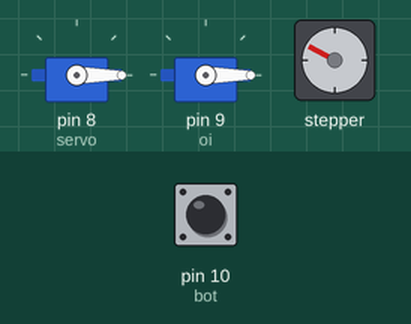
Recording of a sketch running on a simulated Arduino Uno, built with avr-gcc and run on an emulated ATmega328P. On the bench: 2 × servo, stepper motor. The inputs (shaded band) are chosen by the test bench; at power-on: pin 10 (bot) HIGH. Stepper angles assume 2048 steps per turn.

Above: at 4.8 s.
4.9 s: pin 10 (bot) pulled LOW for 2.35 s
At 6.42 s:
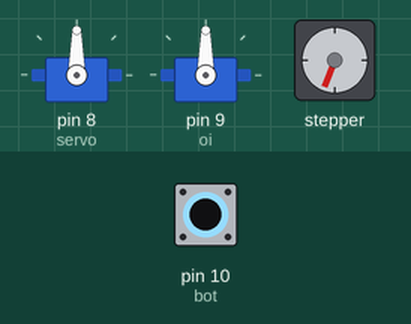
8.7 s: pin 10 (bot) pulled LOW for 2.35 s
At 10.18 s:
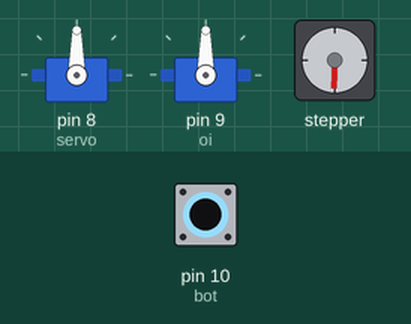
15.9 s: pin 10 (bot) pulled LOW for 2.35 s
At 16.44 s:
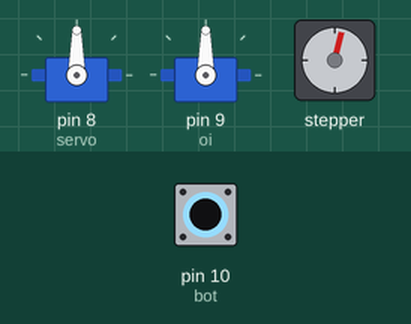
19.7 s: pin 10 (bot) driven LOW
At 19.89 s:
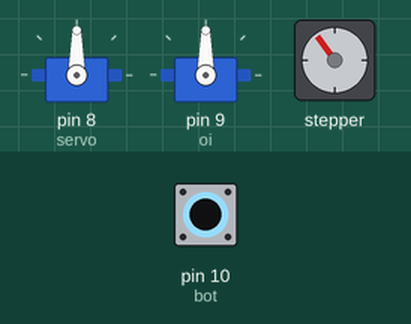
Timing chart, 0 to 32.7 s (numbered marks = the images above; inputs shaded):
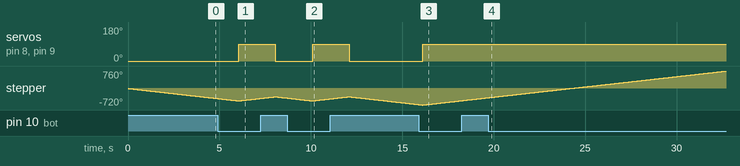

The sketch:

mascaraCaine.ino
```cpp
#include <Stepper.h>
#include <Servo.h>

Servo ois;
Servo meuServo;

// Pinos alterados para NÃO dar conflito com o motor de passo (4, 5, 6, 7)
int oi = 9;        // Antes era 7
int servo = 8;     // Antes era 6
int bot = 10;      // Botão no pino 10

const int passosPorVolta = 2048;

// Motor de passo usa os pinos 7, 6, 5 e 4
Stepper meuMotor(passosPorVolta, 7, 6, 5, 4);

void setup() {
  meuServo.attach(servo);
  pinMode(bot, INPUT_PULLUP);
  ois.attach(oi);
  meuMotor.setSpeed(15);
}

void loop() {
  // Como usa INPUT_PULLUP, o botão vira LOW quando é pressionado
  if (digitalRead(bot) == LOW) {
    meuServo.write(90);
    ois.write(90);
    meuMotor.step(1024); // Gira meio ambiente (meia volta)
    //delay(15);           // Delay opcional para o servo se mover
  }
  else {
    meuServo.write(0);
    ois.write(0);
    meuMotor.step(-1024);
   // delay(15);           // Delay opcional para o servo se mover
  }
}
```

Measured:
- after the input at 4.9 s, servo on pin 8 (servo), servo on pin 9 (oi): 0° → 90° after 1.2 s, → 0° 2.0 s later
- after the input at 8.7 s, servo on pin 8 (servo), servo on pin 9 (oi): 0° → 90° after 1.4 s, → 0° 2.0 s later
- after the input at 15.9 s, servo on pin 8 (servo), servo on pin 9 (oi): 0° → 90° after 0.23 s
- after the input at 19.7 s, servo on pin 8 (servo), servo on pin 9 (oi): stays 90° (without the input it goes to 0° after 0.46 s)
